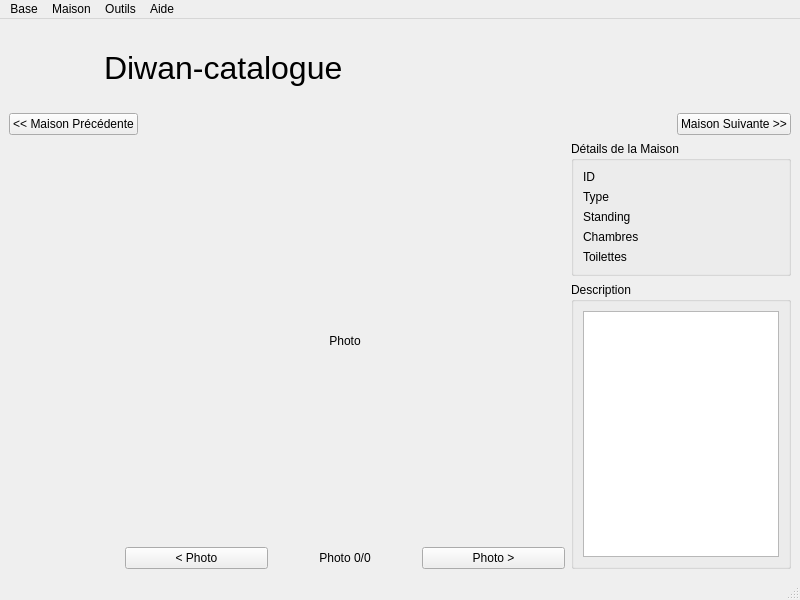
<?xml version="1.0" encoding="UTF-8"?>
<ui version="4.0">
 <class>MainWindow</class>
 <widget class="QMainWindow" name="MainWindow">
  <property name="geometry">
   <rect>
    <x>0</x>
    <y>0</y>
    <width>800</width>
    <height>600</height>
   </rect>
  </property>
  <property name="windowTitle">
   <string>Diwan-catalogue</string>
  </property>
  <widget class="QWidget" name="centralwidget">
   <layout class="QVBoxLayout" name="mainLayout">
    <item>
     <widget class="QWidget" name="bannerWidget" native="true">
      <property name="minimumSize">
       <size>
        <width>0</width>
        <height>50</height>
       </size>
      </property>
      <layout class="QHBoxLayout" name="horizontalLayout_banner">
       <item>
        <widget class="RotatableLabel" name="labelLogo">
         <property name="sizePolicy">
          <sizepolicy hsizetype="Fixed" vsizetype="Fixed">
           <horstretch>0</horstretch>
           <verstretch>0</verstretch>
          </sizepolicy>
         </property>
         <property name="minimumSize">
          <size>
           <width>80</width>
           <height>80</height>
          </size>
         </property>
         <property name="maximumSize">
          <size>
           <width>80</width>
           <height>80</height>
          </size>
         </property>
         <property name="text">
          <string/>
         </property>
         <property name="scaledContents">
          <bool>false</bool>
         </property>
         <property name="alignment">
          <set>Qt::AlignCenter</set>
         </property>
        </widget>
       </item>
       <item>
        <widget class="MarqueeLabel" name="labelAppName">
         <property name="sizePolicy">
          <sizepolicy hsizetype="Expanding" vsizetype="Preferred">
           <horstretch>0</horstretch>
           <verstretch>0</verstretch>
          </sizepolicy>
         </property>
         <property name="font">
          <font>
           <pointsize>24</pointsize>
          </font>
         </property>
         <property name="text">
          <string>Diwan-catalogue</string>
         </property>
        </widget>
       </item>
      </layout>
     </widget>
    </item>
    <item>
     <layout class="QHBoxLayout" name="horizontalLayout">
      <item>
       <widget class="QPushButton" name="pushButton_maison_precedente">
        <property name="text">
         <string>&lt;&lt; Maison Précédente</string>
        </property>
       </widget>
      </item>
      <item>
       <spacer name="horizontalSpacer">
        <property name="orientation">
         <enum>Qt::Horizontal</enum>
        </property>
        <property name="sizeHint" stdset="0">
         <size>
          <width>40</width>
          <height>20</height>
         </size>
        </property>
       </spacer>
      </item>
      <item>
       <widget class="QPushButton" name="pushButton_maison_suivante">
        <property name="text">
         <string>Maison Suivante &gt;&gt;</string>
        </property>
       </widget>
      </item>
     </layout>
    </item>
    <item>
     <layout class="QHBoxLayout" name="content_layout" stretch="1,4,2">
      <item>
       <layout class="QVBoxLayout" name="thumbnail_layout">
        <item>
         <widget class="ClickableLabel" name="thumbnail_1">
          <property name="sizePolicy">
           <sizepolicy hsizetype="Preferred" vsizetype="Expanding">
            <horstretch>0</horstretch>
            <verstretch>0</verstretch>
           </sizepolicy>
          </property>
          <property name="minimumSize">
           <size>
            <width>100</width>
            <height>100</height>
           </size>
          </property>
          <property name="styleSheet">
           <string>border: 2px solid transparent; border-radius: 5px;</string>
          </property>
          <property name="text">
           <string/>
          </property>
          <property name="alignment">
           <set>Qt::AlignCenter</set>
          </property>
          <property name="scaledContents">
           <bool>true</bool>
          </property>
         </widget>
        </item>
        <item>
         <widget class="ClickableLabel" name="thumbnail_2">
          <property name="sizePolicy">
           <sizepolicy hsizetype="Preferred" vsizetype="Expanding">
            <horstretch>0</horstretch>
            <verstretch>0</verstretch>
           </sizepolicy>
          </property>
          <property name="minimumSize">
           <size>
            <width>100</width>
            <height>100</height>
           </size>
          </property>
          <property name="styleSheet">
           <string>border: 2px solid transparent; border-radius: 5px;</string>
          </property>
          <property name="text">
           <string/>
          </property>
          <property name="alignment">
           <set>Qt::AlignCenter</set>
          </property>
          <property name="scaledContents">
           <bool>true</bool>
          </property>
         </widget>
        </item>
        <item>
         <widget class="ClickableLabel" name="thumbnail_3">
          <property name="sizePolicy">
           <sizepolicy hsizetype="Preferred" vsizetype="Expanding">
            <horstretch>0</horstretch>
            <verstretch>0</verstretch>
           </sizepolicy>
          </property>
          <property name="minimumSize">
           <size>
            <width>100</width>
            <height>100</height>
           </size>
          </property>
          <property name="styleSheet">
           <string>border: 2px solid transparent; border-radius: 5px;</string>
          </property>
          <property name="text">
           <string/>
          </property>
          <property name="alignment">
           <set>Qt::AlignCenter</set>
          </property>
          <property name="scaledContents">
           <bool>true</bool>
          </property>
         </widget>
        </item>
       </layout>
      </item>
      <item>
       <layout class="QVBoxLayout" name="photo_section_layout">
        <item>
         <widget class="QLabel" name="photo_display_label">
          <property name="sizePolicy">
           <sizepolicy hsizetype="Expanding" vsizetype="Expanding">
            <horstretch>0</horstretch>
            <verstretch>0</verstretch>
           </sizepolicy>
          </property>
          <property name="minimumSize">
           <size>
            <width>400</width>
            <height>400</height>
           </size>
          </property>
          <property name="text">
           <string>Photo</string>
          </property>
          <property name="scaledContents">
           <bool>false</bool>
          </property>
          <property name="alignment">
           <set>Qt::AlignCenter</set>
          </property>
         </widget>
        </item>
        <item>
         <layout class="QHBoxLayout" name="photo_nav_layout">
          <item>
           <widget class="QPushButton" name="pushButton_photo_precedente">
            <property name="text">
             <string>&lt; Photo</string>
            </property>
           </widget>
          </item>
          <item>
           <widget class="QLabel" name="label_photo_compteur">
            <property name="text">
             <string>Photo 0/0</string>
            </property>
            <property name="alignment">
             <set>Qt::AlignCenter</set>
            </property>
           </widget>
          </item>
          <item>
           <widget class="QPushButton" name="pushButton_photo_suivante">
            <property name="text">
             <string>Photo &gt;</string>
            </property>
           </widget>
          </item>
         </layout>
        </item>
       </layout>
      </item>
      <item>
       <layout class="QVBoxLayout" name="details_and_description_layout">
        <item>
         <widget class="QGroupBox" name="detailsGroup">
          <property name="title">
           <string>Détails de la Maison</string>
          </property>
          <layout class="QFormLayout" name="formLayout">
           <item row="0" column="0">
            <widget class="QLabel" name="label_id_key">
             <property name="text">
              <string>ID</string>
             </property>
            </widget>
           </item>
           <item row="0" column="1">
            <widget class="QLabel" name="label_id_val">
             <property name="text">
              <string/>
             </property>
            </widget>
           </item>
           <item row="1" column="0">
            <widget class="QLabel" name="label_type_key">
             <property name="text">
              <string>Type</string>
             </property>
            </widget>
           </item>
           <item row="1" column="1">
            <widget class="QLabel" name="label_type_val">
             <property name="text">
              <string/>
             </property>
            </widget>
           </item>
           <item row="2" column="0">
            <widget class="QLabel" name="label_standing_key">
             <property name="text">
              <string>Standing</string>
             </property>
            </widget>
           </item>
           <item row="2" column="1">
            <widget class="QLabel" name="label_standing_val">
             <property name="text">
              <string/>
             </property>
            </widget>
           </item>
           <item row="3" column="0">
            <widget class="QLabel" name="label_chambres_key">
             <property name="text">
              <string>Chambres</string>
             </property>
            </widget>
           </item>
           <item row="3" column="1">
            <widget class="QLabel" name="label_chambres_val">
             <property name="text">
              <string/>
             </property>
            </widget>
           </item>
           <item row="4" column="0">
            <widget class="QLabel" name="label_toilettes_key">
             <property name="text">
              <string>Toilettes</string>
             </property>
            </widget>
           </item>
           <item row="4" column="1">
            <widget class="QLabel" name="label_toilettes_val">
             <property name="text">
              <string/>
             </property>
            </widget>
           </item>
          </layout>
         </widget>
        </item>
        <item>
         <widget class="QGroupBox" name="descriptionGroupBox">
          <property name="title">
           <string>Description</string>
          </property>
          <layout class="QVBoxLayout" name="verticalLayout_4">
           <item>
            <widget class="QTextBrowser" name="text_description"/>
           </item>
          </layout>
         </widget>
        </item>
       </layout>
      </item>
     </layout>
    </item>
   </layout>
  </widget>
  <widget class="QMenuBar" name="menubar">
   <property name="geometry">
    <rect>
     <x>0</x>
     <y>0</y>
     <width>800</width>
     <height>25</height>
    </rect>
   </property>
   <widget class="QMenu" name="menuBase">
    <property name="title">
     <string>Base</string>
    </property>
    <addaction name="actionCharger"/>
    <addaction name="actionSauvegarder"/>
    <addaction name="separator"/>
    <addaction name="actionQuitter"/>
   </widget>
   <widget class="QMenu" name="menuMaison">
    <property name="title">
     <string>Maison</string>
    </property>
    <addaction name="actionRechercher"/>
    <addaction name="actionInserer"/>
    <addaction name="actionSupprimer"/>
    <addaction name="actionModifier"/>
   </widget>
   <widget class="QMenu" name="menuOutils">
    <property name="title">
     <string>Outils</string>
    </property>
    <widget class="QMenu" name="menuFonction_de_Hachage">
     <property name="title">
      <string>Fonction de Hachage</string>
     </property>
     <addaction name="actionF1"/>
     <addaction name="actionF2"/>
     <addaction name="actionF3"/>
     <addaction name="separator"/>
     <addaction name="actionSans_Hashage"/>
    </widget>
    <addaction name="menuFonction_de_Hachage"/>
    <addaction name="separator"/>
    <addaction name="actionComparaison_Graphique"/>
   </widget>
   <widget class="QMenu" name="menuAide">
    <property name="title">
     <string>Aide</string>
    </property>
      <addaction name="action_video_presentation"/>
   <addaction name="actionA_propos"/>
   </widget>
   <addaction name="menuBase"/>
   <addaction name="menuMaison"/>
   <addaction name="menuOutils"/>
   <addaction name="menuAide"/>
  </widget>
  <widget class="QStatusBar" name="statusbar"/>
  <action name="actionCharger">
   <property name="text">
    <string>Charger Données</string>
   </property>
  </action>
  <action name="actionSauvegarder">
   <property name="text">
    <string>Sauvegarder Modifs</string>
   </property>
  </action>
  <action name="actionInserer">
   <property name="text">
    <string>Insérer...</string>
   </property>
  </action>
  <action name="actionSupprimer">
   <property name="text">
    <string>Supprimer</string>
   </property>
  </action>
  <action name="actionModifier">
   <property name="text">
    <string>Modifier</string>
   </property>
  </action>
  <action name="actionQuitter">
   <property name="text">
    <string>Quitter</string>
   </property>
  </action>
  <action name="actionRechercher">
   <property name="text">
    <string>Rechercher...</string>
   </property>
  </action>
  <action name="action_video_presentation">
   <property name="text">
    <string>Présentation Vidéo</string>
   </property>
  </action>
  <action name="actionA_propos">
   <property name="text">
    <string>A propos</string>
   </property>
  </action>
  <action name="actionComparaison_Graphique">
   <property name="text">
    <string>Comparaison Graphique</string>
   </property>
  </action>
  <action name="actionF1">
   <property name="text">
    <string>F1 - Somme Caractères</string>
   </property>
  </action>
  <action name="actionF2">
   <property name="text">
    <string>F2 - Hachage Polynomial</string>
   </property>
  </action>
  <action name="actionF3">
   <property name="text">
    <string>F3 - DJB2</string>
   </property>
  </action>
  <action name="actionSans_Hashage">
   <property name="text">
    <string>Sans Hashage</string>
   </property>
  </action>
 </widget>
 <customwidgets>
  <customwidget>
   <class>RotatableLabel</class>
   <extends>QLabel</extends>
   <header>ui/rotatablelabel.h</header>
  </customwidget>
  <customwidget>
   <class>MarqueeLabel</class>
   <extends>QLabel</extends>
   <header>ui/marqueelabel.h</header>
  </customwidget>
  <customwidget>
   <class>ClickableLabel</class>
   <extends>QLabel</extends>
   <header>ui/clickablelabel.h</header>
  </customwidget>
 </customwidgets>
 <resources/>
 <connections/>
</ui>
